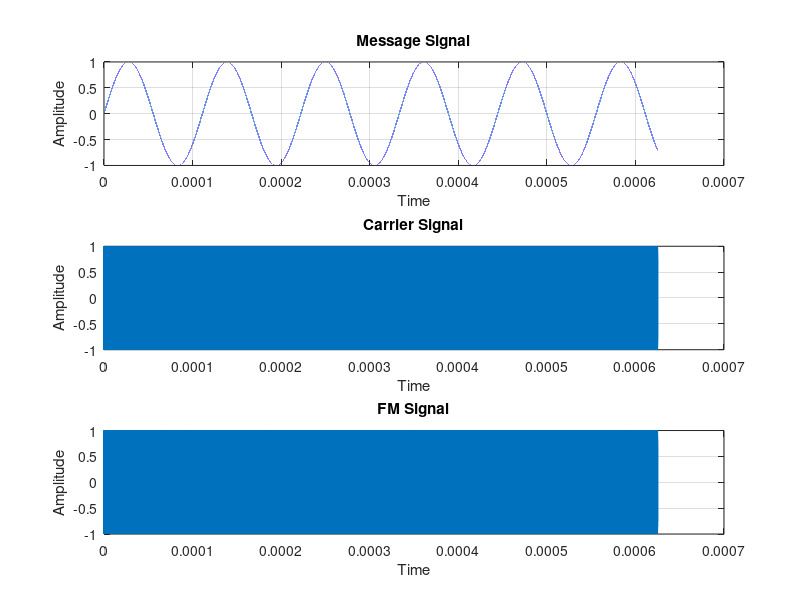

Reproduce this figure in MATLAB. (Note: this script raises an error after producing the figure.)
%   THIS EXAMPLE GENERATE SIGNAL AT FM Radio frequencies, if wire is
%   connected to the output it's received by usual radio station and you
%   can listen pitch (there is too less samples do something more,
%   at 400MHz and 250k samples we can modify just 250e3/400e6 appr. 0.5us)

clear all;
close all;

lecroySampleFreq = 400e6;
lecroySampleTime = 1/lecroySampleFreq;

fs = 400e6;
ts = 1/fs;
nLength = 250e3;

fm1 = 9e3;
fm2 = 4.2e3;
fm3 = 6.2e3;

fc = 103e6;
mi = 5;

t=0:ts:ts*(nLength-1);

% m = sin(2*pi*fm1*t) + ...
%     2*sin(2*pi*fm2*t) + ...
%     3*sin(2*pi*fm3*t);
m = sin(2*pi*fm1*t);

subplot(3,1,1);
plot(t,m);
xlabel('Time');
ylabel('Amplitude');
title('Message Signal');
grid on;

c=sin(2*pi*fc*t);
subplot(3,1,2);
plot(t,c);
xlabel('Time');
ylabel('Amplitude');
title('Carrier Signal');
grid on;

y=sin(2*pi*fc*t+(mi.*m));%Frequency changing w.r.t Message
subplot(3,1,3);
plot(t,y);
xlabel('Time');
ylabel('Amplitude');
title('FM Signal');
grid on;

%txSig = resample(y, lecroySampleFreq, fs);          %signal on generator output
txSig = y;
lw410 = LW410Interface(1, lecroySampleTime);           %gpibAddr, sampletime
lw410.wave_data(txSig, 1);
